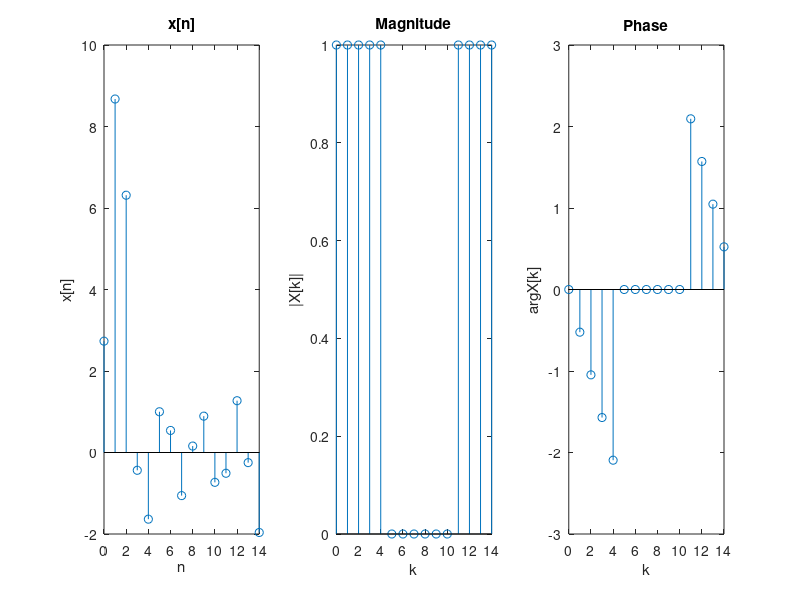

Reproduce this figure in MATLAB.
clc;
clear;

k = (0:1:14);   %frequency domain discrete index
N = 15;         %Period
Magnitude_X = [1,1,1,1,1,0,0,0,0,0,0,1,1,1,1];
Phase_X = [-pi/6*0,-pi/6*1,-pi/6*2,-pi/6*3,-pi/6*4,0,0,0,0,0,0,-pi/6*(-4),-pi/6*(-3),-pi/6*(-2),-pi/6*(-1)];
X = Magnitude_X .* exp(1j*Phase_X);
x = ifft(X);
x = x * N;

x_actual = sin(4.5*pi*(2*k/15-1/6)) ./ sin(0.5*pi*(2*k/15-1/6));

subplot(1,3,1);
stem(k,x);
xlabel('n');
ylabel('x[n]');
title('x[n]');

subplot(1,3,2);
stem(k,Magnitude_X);
xlabel('k');
ylabel('|X[k]|');
title('Magnitude');

subplot(1,3,3);
stem(k,Phase_X);
xlabel('k');
ylabel('arg{X[k]}');
title('Phase');